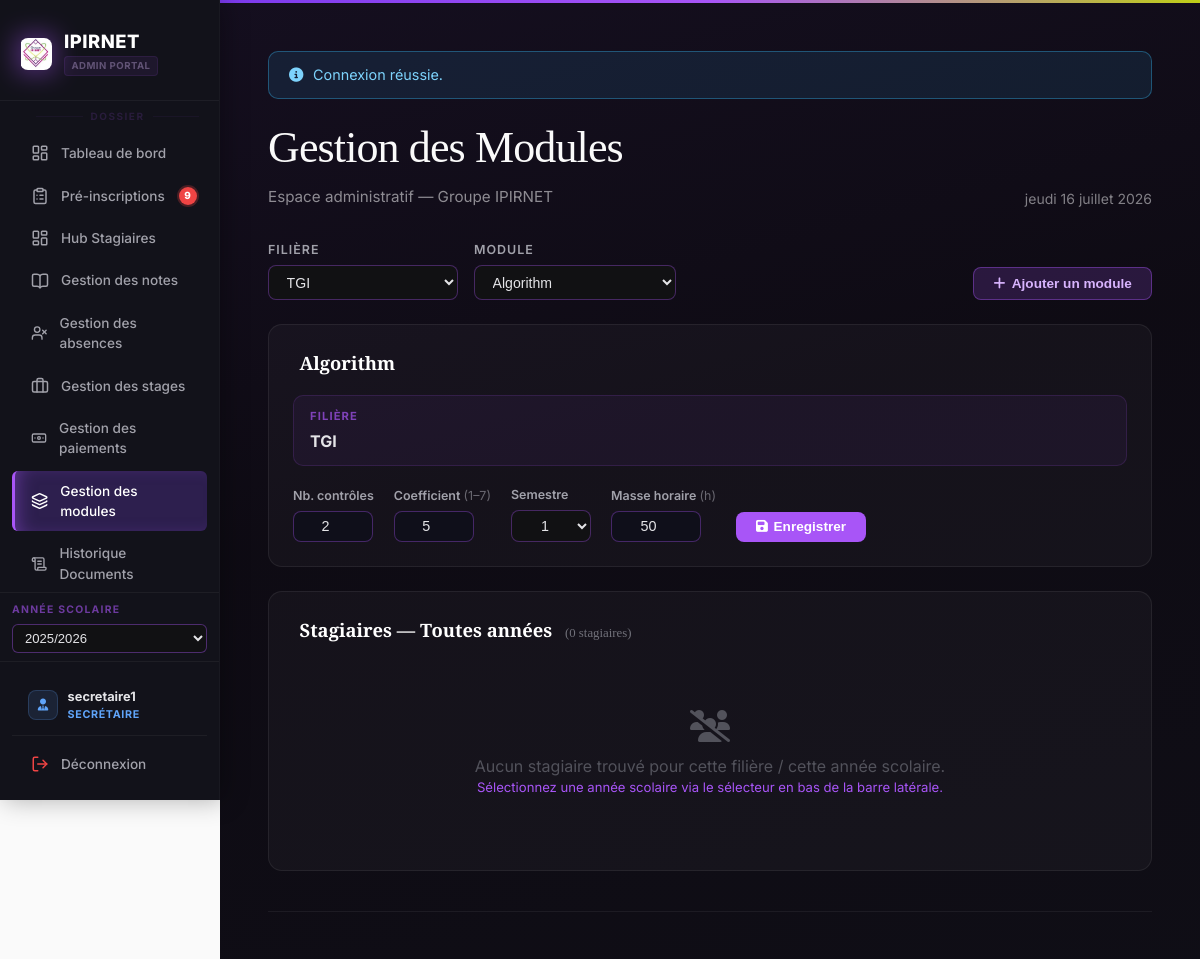
The app's page /gestion_des_stagiaires/gestion_modules.php (signed in) with its own data.
### tables this page shows
CREATE TABLE `modules` (
  `id_module` int(10) UNSIGNED NOT NULL,
  `nom_module` varchar(255) NOT NULL,
  `masse_horaire` smallint(5) UNSIGNED DEFAULT NULL,
  `semestre` tinyint(3) UNSIGNED DEFAULT NULL,
  `id_filiere` int(10) UNSIGNED NOT NULL,
  `coefficient` int(11) DEFAULT 1,
  `nb_controles` tinyint(3) UNSIGNED NOT NULL DEFAULT 1 COMMENT 'Nombre de contrôles continus pour ce module'
);

CREATE TABLE `filieres` (
  `id_filiere` int(10) UNSIGNED NOT NULL,
  `nom_filiere` varchar(255) NOT NULL,
  `niveau` varchar(128) DEFAULT NULL
);

### gestion_des_stagiaires/includes/helpers.php (called while the page is built, shortened)
<?php
function gds_fix_text(string $texte): string
{
    $texte = str_replace("\u{FFFD}", '?', $texte);
    $corrections = [
        "é" => "é",
        "è" => "è",
        "ê" => "ê",
        "ë" => "ë",
        "Sp?cialis?e"        => "Spécialisée",
        "sp?cialis?e"        => "spécialisée",
        "Sp?cialis?"         => "Spécialisé",
        "sp?cialis?"         => "spécialisé",
        "Sp?cialis"          => "Spécialis",
        "sp?cialis"          => "spécialis",
        "T?l?communication"  => "Télécommunication",
        "t?l?communication"  => "télécommunication",
        "T?l?phone"          => "Téléphone",
        "t?l?phone"          => "téléphone",
        "D?veloppement"      => "Développement",
        "d?veloppement"      => "développement",
        "D?velopper"         => "Développer",
        "d?velopper"         => "développer",
        "S?curit?"           => "Sécurité",
        "s?curit?"           => "sécurité",
        "?l?ves"             => "élèves",
        "?l?ve"              => "élève",
        "?tablissement"      => "établissement",
        "g?n?rale"           => "générale",
        "G?n?rale"           => "Générale",
        "g?n?ral"            => "général",
        "G?n?ral"            => "Général",
        "p?riode"            => "période",
        "P?riode"            => "Période",
        "g?n?ration"         => "génération",
        "G?n?ration"         => "Génération",
        "?veloppement"       => "éveloppement",
        "?velopper"          => "évelopper",
        "Donn?es"            => "Données",
        "donn?es"            => "données",
        "R?seau"             => "Réseau",
        "r?seau"             => "réseau",
        "Spécialis?e"        => "Spécialisée",
        "spécialis?e"        => "spécialisée",
        "Spécialis?"         => "Spécialisé",
        "spécialis?"         => "spécialisé",
        "stagi?re"           => "stagiaire",
        "?cole"              => "école",
        "P?dagogie"          => "Pédagogie",
        "p?dagogie"          => "pédagogie",
        "1?re"               => "1ère",
        "2?me"               => "2ème",
        "3?me"               => "3ème",
        "Ann?e"              => "Année",
        "ann?e"              => "année",
        "Â"                  => "",
    ];
    for ($passe = 0; $passe < 4; $passe++) {
        $resultat = strtr($texte, $corrections);
        if ($resultat === $texte) {
            break;
        }
        $texte = $resultat;
    }
    return $texte;
}
function h(string $texte): string
{
    return htmlspecialchars(gds_fix_text($texte), ENT_QUOTES | ENT_SUBSTITUTE, 'UTF-8');
}

### gestion_des_stagiaires/gestion_modules.php (the view, shortened to what this page needs)
<?php
  require __DIR__ . '/includes/bootstrap.php';
  $idFiliereSelecte = (int)($_GET['id_filiere'] ?? 0);
  $idModuleSelecte  = (int)($_GET['id_module']  ?? 0);
  $toutesFilières = $pdo->query('SELECT id_filiere, nom_filiere FROM filieres ORDER BY nom_filiere')->fetchAll();
  if ($idFiliereSelecte === 0 && !empty($toutesFilières)) {
      $idFiliereSelecte = (int)$toutesFilières[0]['id_filiere'];
  }
  $tousModules = [];
  if ($idFiliereSelecte > 0) {
      $reqModules = $pdo->prepare(
          'SELECT id_module, nom_module, semestre FROM modules WHERE id_filiere=? ORDER BY semestre, nom_module'
      );
      $reqModules->execute([$idFiliereSelecte]);
      $tousModules = $reqModules->fetchAll();
      if ($idModuleSelecte === 0 && !empty($tousModules)) {
          $idModuleSelecte = (int)$tousModules[0]['id_module'];
      }
  }
  $infoModule  = null;
  $nbControles = 0;
  if ($idModuleSelecte > 0) {
      $reqInfoModule = $pdo->prepare(
          'SELECT m.*, f.nom_filiere FROM modules m JOIN filieres f ON f.id_filiere=m.id_filiere WHERE m.id_module=?'
      );
      $reqInfoModule->execute([$idModuleSelecte]);
      $infoModule  = $reqInfoModule->fetch();
      $nbControles = $infoModule ? (int)($infoModule['nb_controles'] ?? 0) : 0;
  }
  $listeEtudiants   = [];
  $anneeScolaireGlobale = $_SESSION['global_annee_scolaire'] ?? '';
  require __DIR__ . '/includes/header.php';
  ?>
  <div class="mod-filter-bar">
      <div>
          <label for="sel-filiere">Filière</label>
          <select id="sel-filiere" onchange="applyFilter()">
              <?php foreach ($toutesFilières as $filiere): ?>
              <option value="<?= h((string)$filiere['id_filiere']) ?>" <?= $idFiliereSelecte === (int)$filiere['id_filiere'] ? 'selected' : '' ?>><?= h($filiere['nom_filiere']) ?></option>
              <?php endforeach; ?>
          </select>
      </div>
      <?php if (!empty($tousModules)): ?>
      <div>
          <label for="sel-module">Module</label>
          <select id="sel-module" onchange="applyFilter()">
              <?php
              $semestreCourant = null;
              foreach ($tousModules as $module):
                  if ($module['semestre'] !== $semestreCourant) {
                      if ($semestreCourant !== null) echo '</optgroup>';
                      echo '<optgroup label="' . h('Semestre ' . $module['semestre']) . '">';
                      $semestreCourant = $module['semestre'];
                  }
              ?>
              <option value="<?= h((string)$module['id_module']) ?>" <?= $idModuleSelecte === (int)$module['id_module'] ? 'selected' : '' ?>><?= h($module['nom_module']) ?></option>
              <?php endforeach; if ($semestreCourant !== null) echo '</optgroup>'; ?>
          </select>
      </div>
      <?php endif; ?>
      <div style="margin-left:auto;align-self:flex-end;">
          <button class="btn-save-nb" onclick="openAddModal()" style="background:rgba(168,85,247,.18);border:1px solid rgba(168,85,247,.4);color:#d8b4fe;padding:.5rem 1.2rem;">
              <i class="fa-solid fa-plus" style="margin-right:.4rem;"></i>Ajouter un module
          </button>
      </div>
  </div>
  <?php if ($infoModule): ?>
  <div class="mod-card">
      <h2><i data-lucide="layers" width="18" height="18" style="vertical-align:-3px;margin-right:.4rem;stroke:#a855f7;"></i><?= h($infoModule['nom_module']) ?></h2>
      <div class="mod-meta-grid">
          <div class="mod-meta-item">
              <div class="label">Filière</div>
              <div class="value"><?= h($infoModule['nom_filiere']) ?></div>
          </div>
      </div>
      <div class="mod-nb-form" style="flex-wrap:wrap;gap:1.25rem;align-items:flex-end;">
          <div style="display:flex;flex-direction:column;gap:.35rem;">
              <label style="font-size:.78rem;color:#a1a1aa;font-weight:600;">Nb. contrôles</label>
              <input type="number" id="nb-controles-input" class="mod-nb-input" min="0" max="10"
                     value="<?= h((string)$nbControles) ?>">
          </div>
          <div style="display:flex;flex-direction:column;gap:.35rem;">
              <label style="font-size:.78rem;color:#a1a1aa;font-weight:600;">Coefficient <span style="font-weight:400;opacity:.6;">(1–7)</span></label>
              <input type="number" id="mod-coefficient-input" class="mod-nb-input" min="1" max="7" step="0.5"
                     style="width:80px;" value="<?= h((string)($infoModule['coefficient'] ?? 1)) ?>">
          </div>
          <div style="display:flex;flex-direction:column;gap:.35rem;">
              <label style="font-size:.78rem;color:#a1a1aa;font-weight:600;">Semestre</label>
              <select id="mod-semestre-input" class="mod-nb-input" style="width:80px;padding:.35rem .5rem;cursor:pointer;">
                  <option value="1" <?= ($infoModule['semestre'] ?? 1) == 1 ? 'selected' : '' ?>>1</option>
              </select>
          </div>
          <div style="display:flex;flex-direction:column;gap:.35rem;">
              <label style="font-size:.78rem;color:#a1a1aa;font-weight:600;">Masse horaire <span style="font-weight:400;opacity:.6;">(h)</span></label>
              <input type="number" id="mod-masse-horaire-input" class="mod-nb-input" min="0" max="9999" step="0.5"
                     style="width:90px;" value="<?= h((string)($infoModule['masse_horaire'] ?? 0)) ?>">
          </div>
          <div style="display:flex;align-items:flex-end;gap:.65rem;">
              <button class="btn-save-nb" onclick="saveAllFields()" style="padding:.45rem 1.25rem;">
                  <i class="fa-solid fa-floppy-disk" style="margin-right:.35rem;"></i>Enregistrer
              </button>
          </div>
      </div>
  </div>
  <div class="mod-card">
      <h2 style="margin-bottom:1rem;">
          Stagiaires &mdash; <?= h($anneeScolaireGlobale !== '' ? $anneeScolaireGlobale : 'Toutes années') ?>
          <span style="font-size:.8rem;font-weight:500;color:#71717a;margin-left:.5rem;">(<?= count($listeEtudiants) ?> stagiaire<?= count($listeEtudiants) !== 1 ? 's' : '' ?>)</span>
      </h2>
      <?php if (!empty($listeEtudiants)): ?>
      <div class="stag-table-wrap">
          <table class="stag-table">
              <thead>
                  <tr>
                      <th>#</th>
                      <th>Nom &amp; Prénom</th>
                      <th>Classe</th>
                      <?php if ($nbControles > 0): ?>
                      <th id="ctrl-th" title="Moyenne de <?= $nbControles ?> contrôle(s) saisis">
                          Moy. Contrôles
                          <span style="font-weight:400;opacity:.6;">(sur <span id="ctrl-col-count"><?= $nbControles ?></span>)</span>
                      </th>
                      <?php endif; ?>
                      <th>Théorique</th>
                      <th>Pratique</th>
                      <th></th>
                  </tr>
              </thead>
              <tbody>
                  <?php foreach ($listeEtudiants as $idx => $etudiant):
                      $moyControles  = $etudiant['moy_controles'];
                      $noteTheorique = $etudiant['theorique'];
                      $notePratique  = $etudiant['pratique'];
                      $nbSaisies     = $etudiant['nb_saisies'];
                      $cssCtrl  = classeNoteBadge($moyControles);
                      $cssTheo  = classeNoteBadge($noteTheorique);
                      $cssPrat  = classeNoteBadge($notePratique);
                  ?>
                  <tr>
                      <td style="color:#52525b;font-size:.78rem;"><?= $idx + 1 ?></td>
                      <td>
                          <div style="font-weight:600;color:#e4e4e7;"><?= h($etudiant['nom'] . ' ' . $etudiant['prenom']) ?></div>
                          <div style="font-size:.75rem;color:#71717a;"><?= h($etudiant['num_inscri'] ?? '') ?></div>
                      </td>
                      <td>
                          <span style="font-size:.8rem;background:rgba(168,85,247,.1);color:#d8b4fe;padding:.15rem .55rem;border-radius:6px;">
                              <?= h($etudiant['nom_classe']) ?>
                          </span>
                      </td>
                      <?php if ($nbControles > 0): ?>
                      <td data-ctrl-td>
                          <span class="badge-note <?= $cssCtrl ?>">
                              <?= $moyControles !== null ? h(number_format($moyControles, 2)) : '—' ?>
                          </span>
                          <?php if ($moyControles !== null && $nbSaisies < $nbControles): ?>
                          <span data-nb-saisies="<?= $nbSaisies ?>"
                                style="font-size:.7rem;color:#f59e0b;margin-left:.35rem;"
                                title="<?= $nbSaisies ?>/<?= $nbControles ?> contrôles saisis">⚠</span>
                          <?php endif; ?>
                      </td>
                      <?php endif; ?>
                      <td><span class="badge-note <?= $cssTheo ?>"><?= $noteTheorique !== null ? h(number_format($noteTheorique, 2)) : '—' ?></span></td>
                      <td><span class="badge-note <?= $cssPrat ?>"><?= $notePratique !== null ? h(number_format($notePratique, 2)) : '—' ?></span></td>
                      <td>
                          <a href="stagiaires.php?id=<?= (int)$etudiant['id_stagiaire'] ?>" class="link-hub">
                              <i class="fa-solid fa-arrow-up-right-from-square" style="font-size:.75rem;margin-right:.3rem;"></i>Hub
                          </a>
                      </td>
                  </tr>
                  <?php endforeach; ?>
              </tbody>
          </table>
      </div>
      <?php else: ?>
      <div class="empty-state">
          <i class="fa-solid fa-users-slash"></i>
          <p>Aucun stagiaire trouvé pour cette filière / cette année scolaire.</p>
          <?php if ($anneeScolaireGlobale === ''): ?>
          <p style="font-size:.82rem;color:#a855f7;">Sélectionnez une année scolaire via le sélecteur en bas de la barre latérale.</p>
          <?php endif; ?>
      </div>
      <?php endif; ?>
  </div>
  <?php elseif ($idFiliereSelecte > 0 && empty($tousModules)): ?>
  <div class="mod-card"><div class="empty-state"><i class="fa-solid fa-box-open"></i><p>Aucun module trouvé pour cette filière.</p></div></div>
  <?php else: ?>
  <div class="mod-card"><div class="empty-state"><i class="fa-solid fa-hand-pointer"></i><p>Sélectionnez une filière pour commencer.</p></div></div>
  <?php endif; ?>
  <?php require __DIR__ . '/includes/footer.php'; ?>

### records on screen
modules: nom_module "Algorithm", id_filiere.nom_filiere "TGI", nb_controles "2", coefficient "5", semestre "1", masse_horaire "50"

### other values on screen
$notifDots['demandes'] "9"
$__nomUtilisateur "secretaire1"
$__libelleRole "SECRÉTAIRE"
$flash['msg'] "Connexion réussie."
$pageTitle "Gestion des Modules"
$gdsFrenchDate() "jeudi 16 juillet 2026"
$anneeScolaireGlobale !== '' ? $anneeScolaireGlobale : 'Toutes années' "Toutes années"
count($listeEtudiants) "0"
form field global_annee_value "2025/2026"
form field value "TGI"
form field value "Algorithm"
